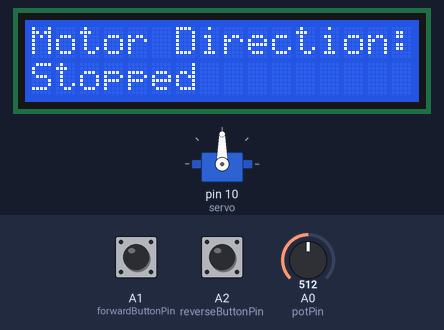
Bench run of a sketch on a simulated Arduino Uno, built with avr-gcc and run on an emulated ATmega328P. Parts: 16×2 character LCD, servo. The inputs (shaded band) are chosen by the test bench; at power-on: A1 (forwardButtonPin) HIGH, A2 (reverseButtonPin) HIGH, A0 (potPin) = 512.

Above: at 3.3 s.
3.4 s: A1 (forwardButtonPin) pulled LOW for 0.15 s
At 4.2 s:
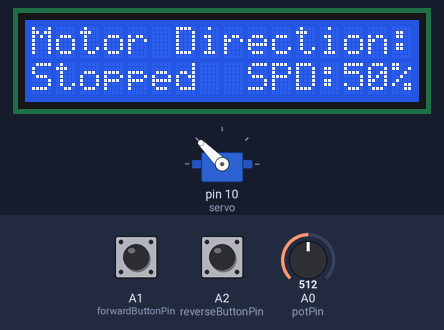
5.9 s: A2 (reverseButtonPin) pulled LOW for 1 s
At 6.8 s:
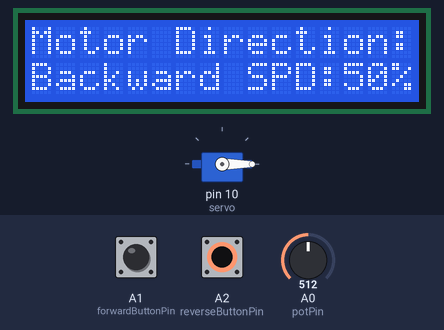
9.2 s: A0 (potPin) set to 1012
At 9.9 s:
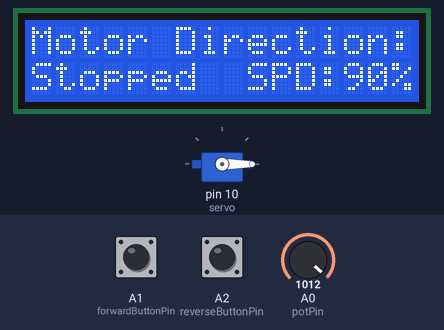
11.6 s: A0 (potPin) set to 1023
At 12.3 s:
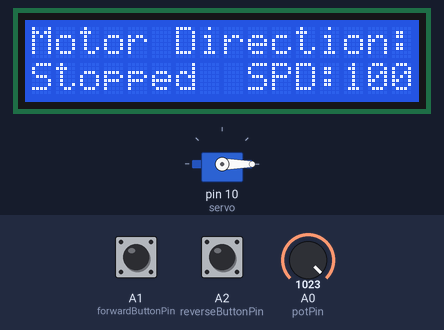
14.0 s: A1 (forwardButtonPin) pulled LOW for 1 s
At 16.8 s:
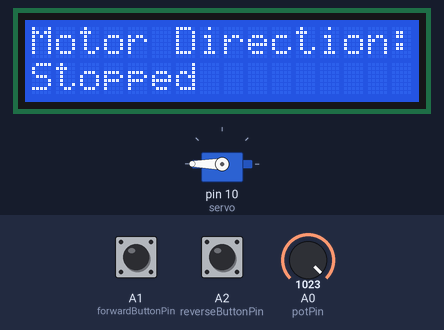
17.3 s: A2 (reverseButtonPin) pulled LOW for 0.15 s
At 18.1 s:
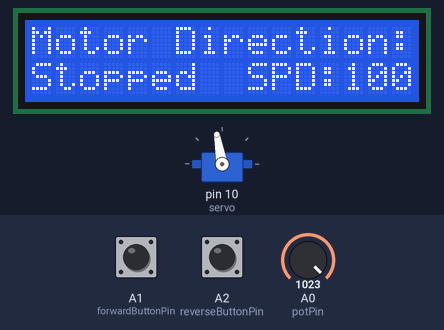
Timing chart, 0 to 20.3 s (numbered marks = the images above; inputs shaded):
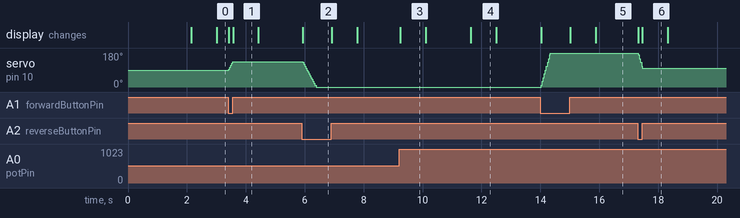

Measured:
- after the input at 3.4 s, servo on pin 10 (servo): 90° → 135° at once; the display: first changes at once (image 1 shows a later state)
- after the input at 5.9 s, servo on pin 10 (servo): moves from 135° to 0° over 0.46 s, starting at once; the display: changes at once (image 2)
- after the input at 9.2 s, the display: changes at once (image 3)
- after the input at 11.6 s, the display: changes at once (image 4)
- after the input at 14.0 s, servo on pin 10 (servo): moves from 0° to 180° over 0.32 s, starting at once; the display: first changes at once (image 5 shows a later state)
- after the input at 17.3 s, servo on pin 10 (servo): 180° → 100° at once; the display: first changes at once (image 6 shows a later state)
- what the display in image 1 shows lasts 0.8 s, from 3.6 s to 4.4 s

The sketch:

servo_motor.ino
```cpp
/*
Interfacing Micro Servo Motor SG90 with Arduino UNO using L293D motor Driver shield
by www.playwithcircuit.com
*/
#include <Servo.h>                                // Library to run Servo Motor
#include <LiquidCrystal_I2C.h>                    // Library to Run I2C LCD

LiquidCrystal_I2C lcd(0x27, 16, 2);  // Format -> (Address,Columns,Rows )

// Create the servo object connected to SER1
Servo servo;

// Define button pins
const int forwardButtonPin = A1;
const int reverseButtonPin = A2;

// Variable so save current Servo Angle
int servoAngle;

// Define potentiometer pin
const int potPin = A0;

// Read the potentiometer value
int potValue;
// Save motor Speed
int motorSpeed;
// Save previous motor Speed
int previousSpeed;
// counter to clear speed when motor is stopped
int counter = 100;;

void setup() {

  // initialize the lcd
  lcd.init();
  // Turn on the Backlight
  lcd.backlight();
  // Clear the display buffer
  lcd.clear();

  // Set cursor (Column, Row)
  lcd.setCursor(0, 0);
  lcd.print("Servo Motor using");
  lcd.setCursor(0, 1);
  lcd.print("L293D Shield");

  // Set the arm in middle i.e at 90 degree
  servoAngle = 90;

  // Set button pins as inputs
  pinMode(forwardButtonPin, INPUT_PULLUP);
  pinMode(reverseButtonPin, INPUT_PULLUP);

  // Initialize the servo motor, Pin 10 is connected to the PWM pin of Ser1 port of Arduino Shield
  servo.attach(10);
  servo.write(servoAngle); // Set servo to neutral position (90 degrees)

  delay(2000);

  // Clear the display buffer
  lcd.clear();
  // Set cursor (Column, Row)
  lcd.setCursor(0, 0);
  lcd.print("Motor Direction:");
  lcd.setCursor(0, 1);
  lcd.print("Stopped ");
}


void displaySpeed(void){
    // Set cursor (Column, Row)
    lcd.setCursor(9, 1);
    lcd.print("SPD:");
    lcd.print(((motorSpeed*100)/10));
    lcd.print("%  ");
    counter = 0;
}

void loop() {
  // Read the potentiometer value for changing speed as per Analog input
  potValue   = analogRead(potPin);
  motorSpeed = map(potValue, 0, 1023, 0, 10);

  // Read the button states
  bool forwardButtonState = (digitalRead(forwardButtonPin) == LOW);
  bool reverseButtonState = (digitalRead(reverseButtonPin) == LOW);

  // Control the servo motor
  if (forwardButtonState) {
    // Set cursor (Column, Row)
    lcd.setCursor(0, 1);
    lcd.print("Forward ");
    // Increse Servo Angle
    servoAngle+=motorSpeed;
    if(servoAngle>180)
    {
      servoAngle = 180;
    }
    displaySpeed();
  } else if (reverseButtonState) {
    // Set cursor (Column, Row)
    lcd.setCursor(0, 1);
    lcd.print("Backward");
    // Decrease Servo Angle
    servoAngle-=motorSpeed;
    if(servoAngle<0)
    {
      servoAngle = 0;
    }
    displaySpeed();
  }
  else
  {
    if(counter++ > 100)
    {
      lcd.setCursor(0, 1);
      lcd.print("Stopped         ");
      counter = 101;
    }
    else
    {
      // Set cursor (Column, Row)
      lcd.setCursor(0, 1);
      lcd.print("Stopped ");
    }

    if(previousSpeed != motorSpeed)
    {
      displaySpeed();
      previousSpeed = motorSpeed;
    }
  }
  servo.write(servoAngle); // Adjust as needed for your servo's forward position
}
```
